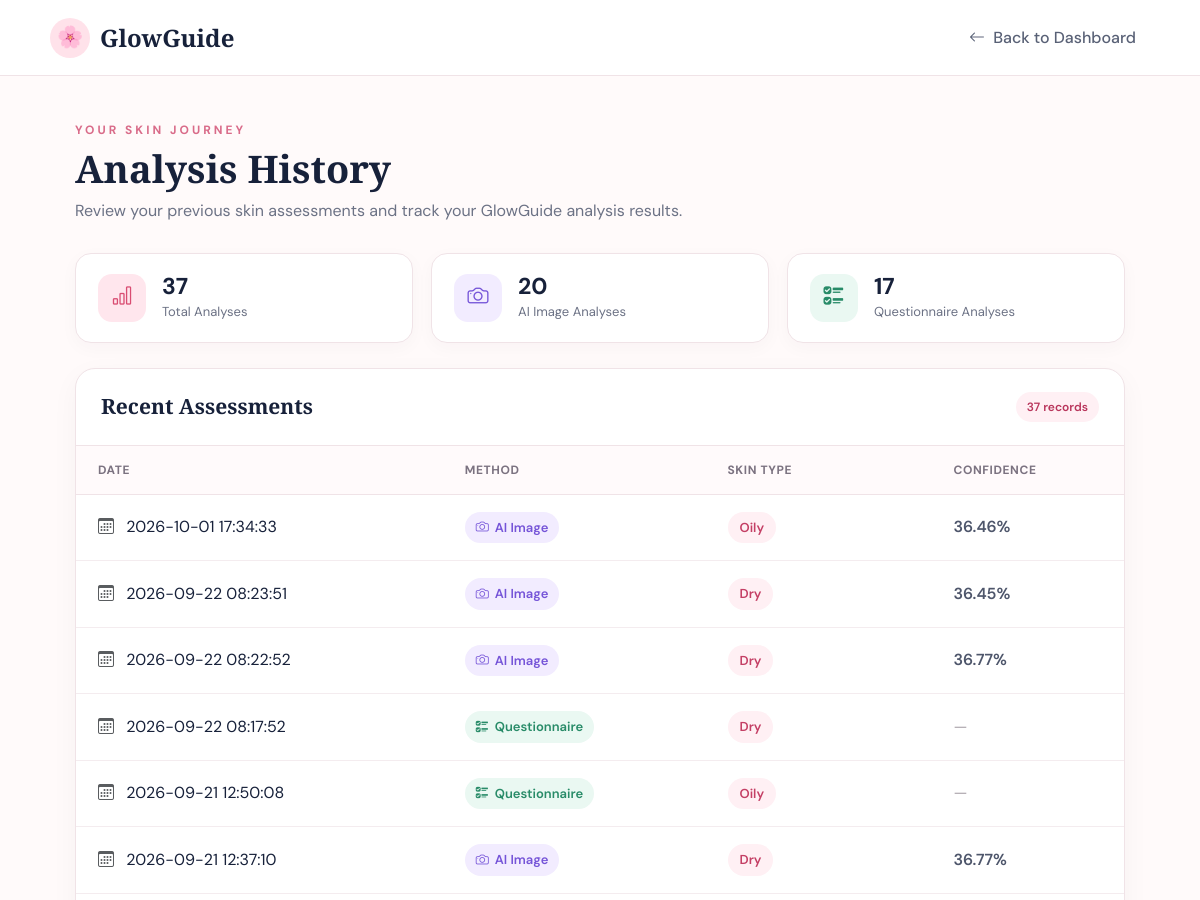
/history (signed in, upper part), run on an earlier commit of the app's database.
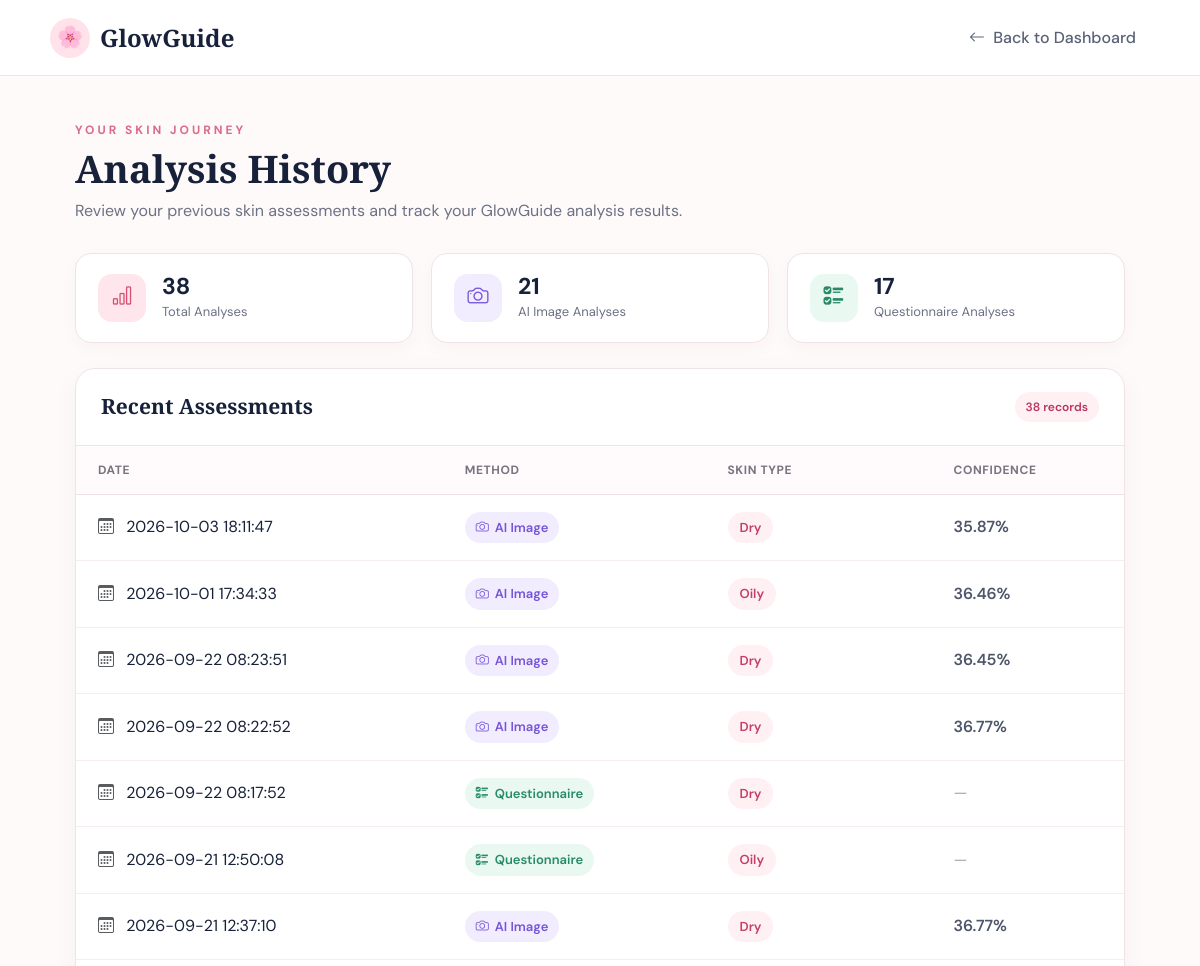
And on a later commit of the database.
### tables this page shows
CREATE TABLE analysis_history (
    id INTEGER PRIMARY KEY AUTOINCREMENT,
    user_email TEXT NOT NULL,
    analysis_date TIMESTAMP DEFAULT CURRENT_TIMESTAMP,
    method TEXT NOT NULL,
    skin_type TEXT NOT NULL,
    confidence REAL,
    image_name TEXT
);

### app.py (the view)
@app.route("/history")
def history():
    if "user" not in session:
        return redirect("/login")
    conn = get_db_connection()
    cursor = conn.cursor()
    cursor.execute("""
        SELECT *
        FROM analysis_history
        WHERE user_email = ?
        ORDER BY analysis_date DESC
    """, (session["user_email"],))
    history_records = cursor.fetchall()
    conn.close()
    return render_template(
        "history.html",
        history_records=history_records
    )

### app.py (called while the page is built)
def get_db_connection():
    conn = sqlite3.connect("glowguide.db")
    conn.row_factory = sqlite3.Row
    return conn

### templates/history.html (shortened to what the changed rows need)
<!DOCTYPE html>
<html lang="en">
<head>
    <link
        href="https://cdn.jsdelivr.net/npm/bootstrap@5.3.3/dist/css/bootstrap.min.css"
        rel="stylesheet">
    <link
        rel="stylesheet"
        href="https://cdn.jsdelivr.net/npm/bootstrap-icons@1.11.3/font/bootstrap-icons.min.css">
</head>
<body>
<main class="history-container">
    <h1 class="page-title">
        Analysis History
    </h1>
    {% if history_records %}
    {% set counts = namespace(ai=0, questionnaire=0) %}
    {% for record in history_records %}
        {% if record["method"] == "AI Image" %}
            {% set counts.ai = counts.ai + 1 %}
        {% elif record["method"] == "Questionnaire" %}
            {% set counts.questionnaire =
                counts.questionnaire + 1 %}
        {% endif %}
    {% endfor %}
    <div class="summary-grid">
        <div class="summary-card">
            <div class="summary-icon total-icon">
                <i class="bi bi-bar-chart"></i>
            </div>
            <div>
                <div class="summary-number">
                    {{ history_records|length }}
                </div>
                <div class="summary-label">
                    Total Analyses
                </div>
            </div>
        </div>
        <div class="summary-card">
            <div class="summary-icon ai-icon">
                <i class="bi bi-camera"></i>
            </div>
            <div>
                <div class="summary-number">
                    {{ counts.ai }}
                </div>
                <div class="summary-label">
                    AI Image Analyses
                </div>
            </div>
        </div>
        <div class="summary-card">
            <div class="summary-icon question-icon">
                <i class="bi bi-ui-checks"></i>
            </div>
            <div>
                <div class="summary-number">
                    {{ counts.questionnaire }}
                </div>
                <div class="summary-label">
                    Questionnaire Analyses
                </div>
            </div>
        </div>
    </div>
    <div class="history-card">
        <div class="history-card-header">
            <h4>
                Recent Assessments
            </h4>
            <div class="record-count">
                {{ history_records|length }}
                {% if history_records|length == 1 %}
                    record
                {% else %}
                    records
                {% endif %}
            </div>
        </div>
        <div class="table-responsive">
            <table class="history-table">
                <thead>
                    <tr>
                        <th>
                            Date
                        </th>
                        <th>
                            Method
                        </th>
                        <th>
                            Skin Type
                        </th>
                        <th>
                            Confidence
                        </th>
                    </tr>
                </thead>
                <tbody>
                    {% for record in history_records %}
                    <tr>
                        <td>
                            <i class="bi bi-calendar3 me-2 text-muted"></i>
                            {{ record["analysis_date"] }}
                        </td>
                        <td>
                            {% if record["method"] == "AI Image" %}
                                <span class="method-badge method-ai">
                                    <i class="bi bi-camera"></i>
                                    AI Image
                                </span>
                            {% else %}
                                <span class="method-badge method-questionnaire">
                                    <i class="bi bi-ui-checks"></i>
                                    {{ record["method"] }}
                                </span>
                            {% endif %}
                        </td>
                        <td>
                            <span class="skin-badge">
                                {{ record["skin_type"] }}
                            </span>
                        </td>
                        <td>
                            {% if record["confidence"] is not none %}
                                <span class="confidence-value">
                                    {{ "%.2f"|format(
                                        record["confidence"] * 100
                                    ) }}%
                                </span>
                            {% else %}
                                <span class="not-applicable">
                                    —
                                </span>
                            {% endif %}
                        </td>
                    </tr>
                    {% endfor %}
                </tbody>
            </table>
        </div>
    </div>
    {% endif %}
</main>
</body>
</html>

What changed in the data, as far as the page shows it:
added analysis_history: analysis_date "2026-10-03 18:11:47", method "AI Image" (drawn), skin_type "Dry", confidence "35.87"
Also different on the page:
{{ history_records|length }}: "37" → "38"
{{ counts.ai }}: "20" → "21"
